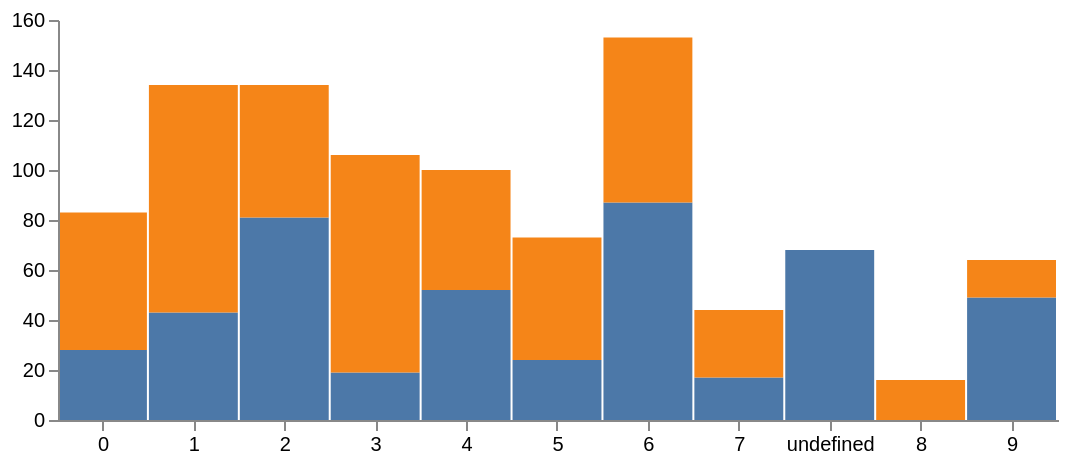

Vega-Lite specification stored for this chart:
### Vega specification from a JSON file in a GitHub repository (floating-point values rounded to 4 significant figures)
{"$schema": "https://vega.github.io/schema/vega/v5.json", "description": "A basic stacked bar chart example.", "width": 500, "height": 200, "padding": 5, "data": [{"name": "table", "values": [{"x": 0, "y": 28, "c": 0}, {"x": 0, "y": 55, "c": 1}, {"x": 1, "y": 43, "c": 0}, {"x": 1, "y": 91, "c": 1}, {"x": 2, "y": 81, "c": 0}, {"x": 2, "y": 53, "c": 1}, {"x": 3, "y": 19, "c": 0}, {"x": 3, "y": 87, "c": 1}, {"x": 4, "y": 52, "c": 0}, {"x": 4, "y": 48, "c": 1}, {"x": 5, "y": 24, "c": 0}, {"x": 5, "y": 49, "c": 1}, {"x": 6, "y": 87, "c": 0}, {"x": 6, "y": 66, "c": 1}, {"x": 7, "y": 17, "c": 0}, {"x": 7, "y": 27, "c": 1}, {"xx": 8, "y": 68, "c": 0}, {"x": 8, "y": 16, "c": 1}, {"x": 9, "y": 49, "c": 0}, {"x": 9, "y": 15, "c": 1}], "transform": [{"type": "stack", "groupby": ["x"], "sort": {"field": "c"}, "field": "y"}]}], "scales": [{"name": "x", "type": "band", "range": "width", "domain": {"data": "table", "field": "x"}}, {"name": "y", "type": "linear", "range": "height", "nice": true, "zero": true, "domain": {"data": "table", "field": "y1"}}, {"name": "color", "type": "ordinal", "range": "category", "domain": {"data": "table", "field": "c"}}], "axes": [{"orient": "bottom", "scale": "x", "zindex": 1}, {"orient": "left", "scale": "y", "zindex": 1}], "marks": [{"type": "rect", "from": {"data": "table"}, "encode": {"enter": {"x": {"scale": "x", "field": "x"}, "width": {"scale": "x", "band": 1, "offset": -1}, "y": {"scale": "y", "field": "y0"}, "y2": {"scale": "y", "field": "y1"}, "fill": {"scale": "color", "field": "c"}}, "update": {"fillOpacity": {"value": 1}}, "hover": {"fillOpacity": {"value": 0.5}}}}]}
